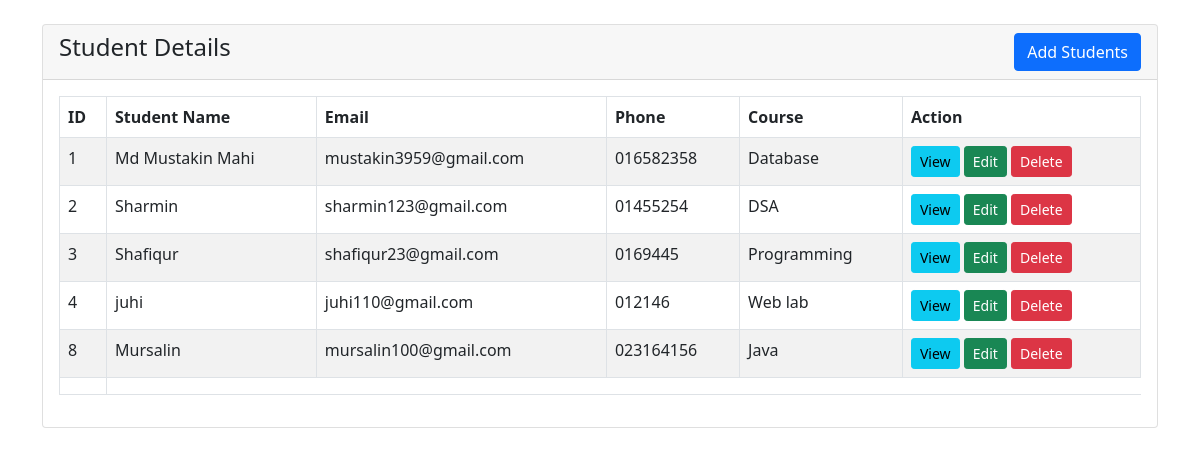
The page / on the database its author committed.
### tables this page shows
CREATE TABLE IF NOT EXISTS `students` (
  `id` int NOT NULL AUTO_INCREMENT,
  `name` varchar(200) NOT NULL,
  `email` varchar(50) NOT NULL,
  `phone` varchar(15) NOT NULL,
  `course` varchar(200) NOT NULL,
  PRIMARY KEY (`id`)
);

### index.php (the view, shortened to what this page needs)
<?php
require 'dbcon.php';
?>
<?php
include('includes/header.php');
?>
<div class="container mt-4">
    <div class="row">
        <div class="col-md-12">
            <div class="card">
                <div class="card-header">
                    <h4>Student Details
                        <a href="student-create.php" class="btn btn-primary float-end">Add Students</a>
                    </h4>
                </div>
                <div class="card-body">
                    <table class="table table-bordered table-striped">
                        <thead>
                            <tr>
                                <th>ID</th>
                                <th>Student Name</th>
                                <th>Email</th>
                                <th>Phone</th>
                                <th>Course</th>
                                <th>Action</th>
                            </tr>
                        </thead>
                        <tbody>
                            <?php
                                $query="SELECT * FROM students";
                                $query_run=mysqli_query($con,$query);
                                if(mysqli_num_rows($query_run)>0)
                                {
                                    foreach($query_run as $student)
                                    {
                                        ?>
                                        <tr>
                                            <td><?=$student['id'];?></td>
                                            <td><?=$student['name'];?></td>
                                            <td><?=$student['email'];?></td>
                                            <td><?=$student['phone'];?></td>
                                            <td><?=$student['course'];?></td>
                                            <td>
                                            <a href="student-view.php ?id=<?=$student['id'];?>" class="btn btn-info btn-sm">View</a>
                                            <a href="student-edit.php?id=<?=$student['id'];?>" class="btn btn-success btn-sm">Edit</a>
                                            <form action="code.php" method="POST" class="d-inline">
                                            <button type="submit" name="delete_student" value="<?=$student['id'];?>" class="btn btn-danger btn-sm">Delete</a>
                                            </form>
                                            </td>
                                        </tr>
                                        <?php
                                    }
                                }
                                else{
                                    echo "<h5>No Record Found</h5>";
                                }
                            ?>
                            <tr>
                                <td></td>
                            </tr>
                        </tbody>
                    </table>
                </div>
            </div>
        </div>
    </div>
   </div>
<?php
include('includes/footer.php');
?>

### header.php (shortened to what this page needs)
<!doctype html>
<html lang="en">
  <head>
    <link href="https://cdn.jsdelivr.net/npm/bootstrap@5.0.2/dist/css/bootstrap.min.css" rel="stylesheet">
  </head>
  <body>

### footer.php (shortened to what this page needs)
  </body>
</html>

### rows shown on the page
students: id "1", name "Md Mustakin Mahi", email "mustakin3959@gmail.com", phone "016582358", course "Database"
students: id "2", name "Sharmin", email "sharmin123@gmail.com", phone "01455254", course "DSA"
students: id "3", name "Shafiqur", email "shafiqur23@gmail.com", phone "0169445", course "Programming"
students: id "4", name "juhi", email "juhi110@gmail.com", phone "012146", course "Web lab"
students: id "8", name "Mursalin", email "mursalin100@gmail.com", phone "023164156", course "Java"
